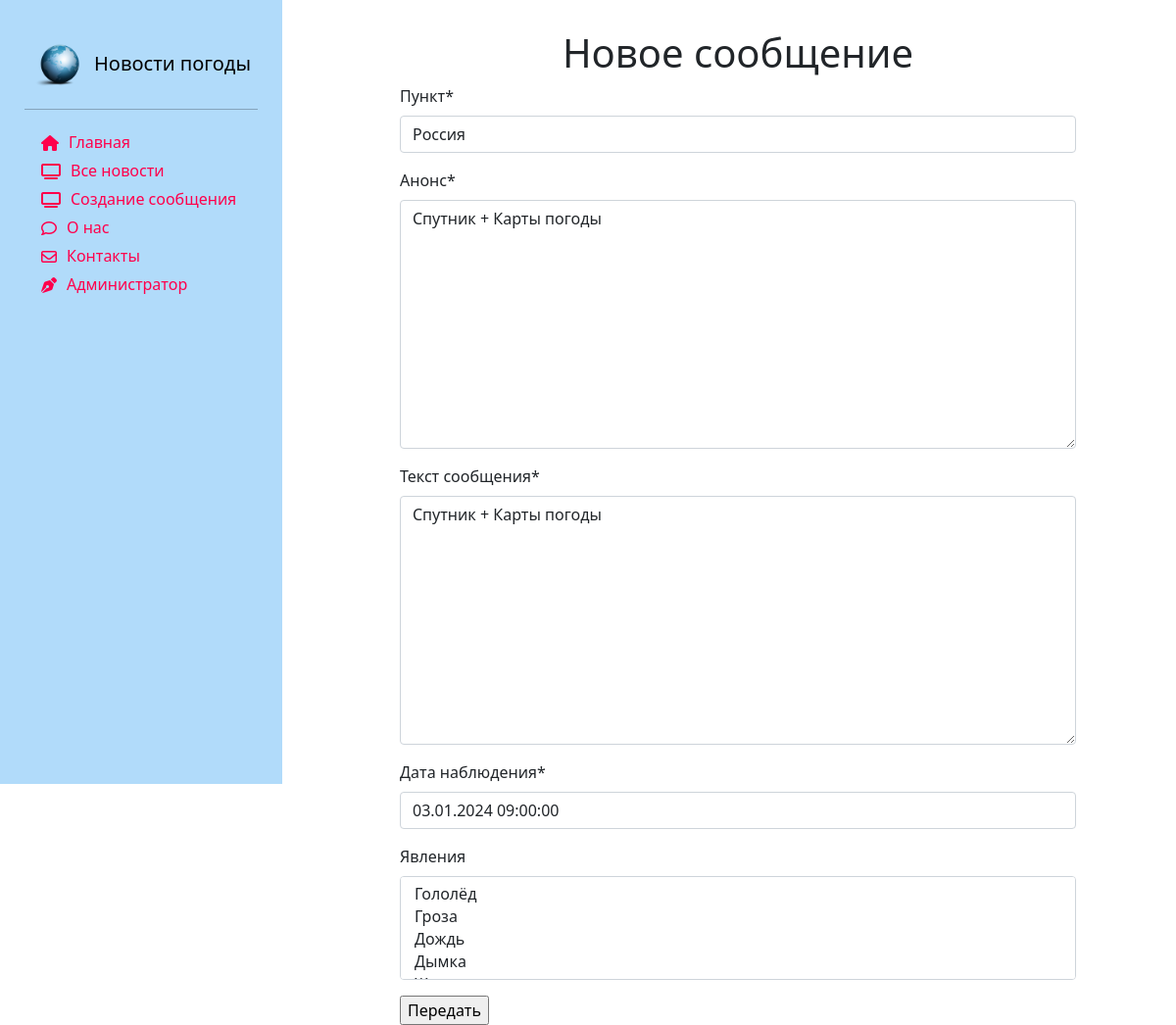
Screenshot of /news/update/23 with the database file from the repository.
### news/models.py (models this page shows, shortened)
class Article(models.Model):
    categories = (('ФП', 'Фактическая погода'),
                  ('ПП', 'Прогноз погоды'),
                  ('ШО', 'Штормовое оповещение'),
                  ('ШП', 'Штормовое предупреждение'),
                  ('КП', 'Карты погоды'))
    author = models.ForeignKey(User, on_delete=models.SET_NULL, null=True, verbose_name='Автор')
    title = models.CharField('Пункт', max_length=50, default='')
    category = models.CharField(choices=categories, max_length=20, verbose_name='Категория сообщения')
    anouncement = models.TextField('Анонс', max_length=250)
    text = models.TextField('Текст сообщения')
    date = models.DateTimeField('Дата наблюдения', auto_created=True)
    tags = models.ManyToManyField(to=Tag, blank=True, verbose_name='Явления')
    slug = models.SlugField()
    class Meta:
        ordering = ['-date', 'title']
        verbose_name = 'Сообщение'
        verbose_name_plural ='Сообщения'

class Tag(models.Model):
    title = models.CharField(max_length=50)
    status = models.BooleanField(default=True)
    def __str__(self):
        return self.title
    class Meta:
        ordering = ['title', 'status']
        verbose_name = 'Явление'
        verbose_name_plural ='Явления'

### news/views.py (the view)
# urls.py: path('update/<int:pk>', views.ArticleUpdateView.as_view(), name='news_update'),
class ArticleUpdateView(UpdateView):
    model = Article
    template_name = 'news/new_article.html'
    fields = ['title', 'anouncement', 'text', 'date', 'tags']

### news/templates/news/new_article.html (shortened to what this page needs)
{% extends 'main/base_template.html' %}
{% load static %}
{% load bootstrap5 %}
{% load crispy_forms_tags %}
{% block content %}
<div class="row">
    <div class="text-center" style="margin-top:30px;">
        <h1>Новое сообщение</h1>
    </div>
    <form method="POST" enctype="multipart/form-data">
        {{ form|crispy }}
        <input type="submit" value="Передать">
    </form>
</div>
{% endblock %}

### main/static/main/css/style.css (style rules this page uses)
body { #background-color:#1abaff; }

### rows the page displays
Article: title "Россия", anouncement "Спутник + Карты погоды", text "Спутник + Карты погоды", date "03.01.2024 09:00:00"
